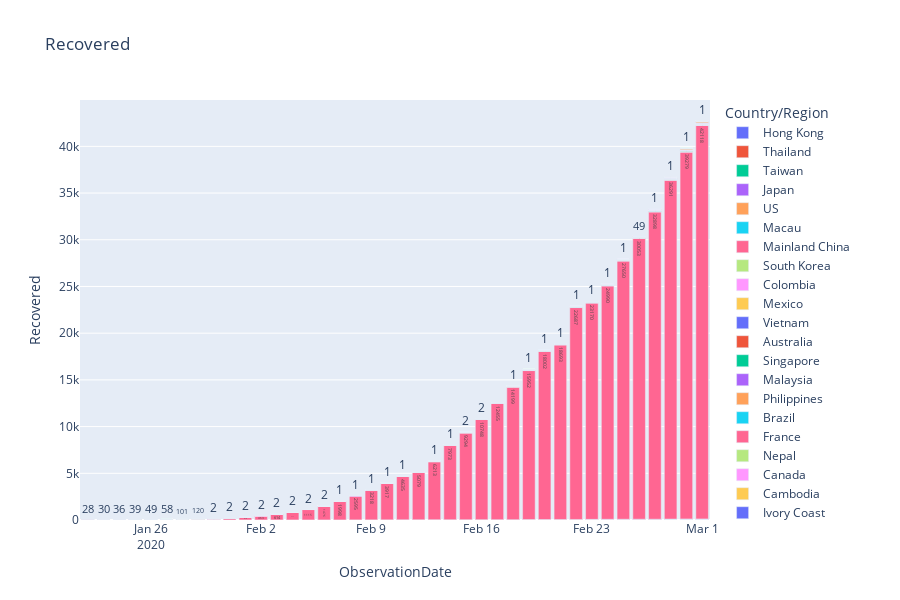

Notebook code cell kept with this figure:
### Markdown cell above
- Plotly express bar grafiği kullanarak toplam kurtarılan vakaları, gözlem tarihine göre ülke bazında görselleştirdim.

### Code cell
fig = px.bar(bar_data, x="ObservationDate", y="Recovered", color='Country/Region', 
             text = 'Recovered', orientation='v', height=600, title='Recovered')
fig.show()
